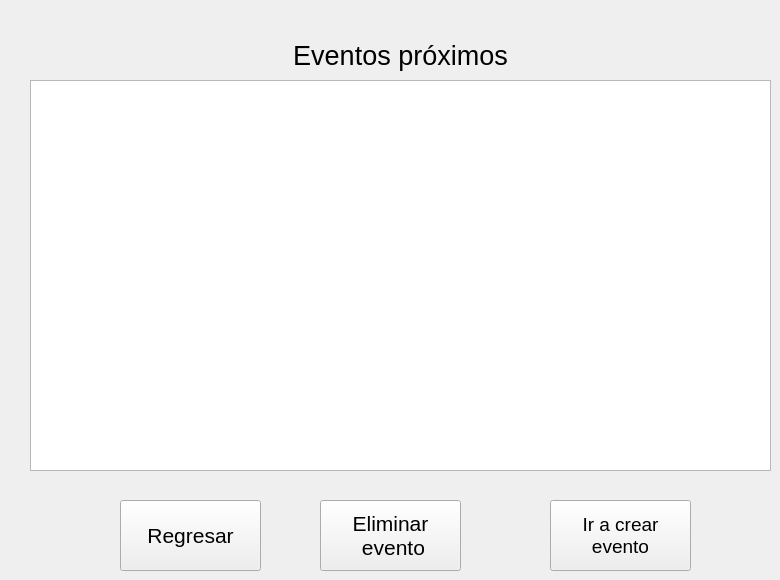
    <widget class="QWidget" name="page04_Eventos">
     <widget class="QLabel" name="label_11">
      <property name="geometry">
       <rect>
        <x>260</x>
        <y>30</y>
        <width>281</width>
        <height>51</height>
       </rect>
      </property>
      <property name="font">
       <font>
        <pointsize>20</pointsize>
       </font>
      </property>
      <property name="text">
       <string>Eventos próximos</string>
      </property>
      <property name="alignment">
       <set>Qt::AlignCenter</set>
      </property>
     </widget>
     <widget class="QPushButton" name="pushButton_Cancelar_Eventos">
      <property name="geometry">
       <rect>
        <x>120</x>
        <y>500</y>
        <width>141</width>
        <height>71</height>
       </rect>
      </property>
      <property name="font">
       <font>
        <pointsize>16</pointsize>
       </font>
      </property>
      <property name="text">
       <string>Regresar</string>
      </property>
     </widget>
     <widget class="QTableWidget" name="tablaEventos">
      <property name="geometry">
       <rect>
        <x>30</x>
        <y>80</y>
        <width>741</width>
        <height>391</height>
       </rect>
      </property>
     </widget>
     <widget class="QPushButton" name="pushButton_irCrearEvento">
      <property name="geometry">
       <rect>
        <x>550</x>
        <y>500</y>
        <width>141</width>
        <height>71</height>
       </rect>
      </property>
      <property name="font">
       <font>
        <pointsize>14</pointsize>
       </font>
      </property>
      <property name="text">
       <string>Ir a crear 
evento</string>
      </property>
     </widget>
     <widget class="QPushButton" name="pushButton_Eliminar_Evento">
      <property name="geometry">
       <rect>
        <x>320</x>
        <y>500</y>
        <width>141</width>
        <height>71</height>
       </rect>
      </property>
      <property name="font">
       <font>
        <pointsize>16</pointsize>
       </font>
      </property>
      <property name="text">
       <string>Eliminar
 evento</string>
      </property>
     </widget>
    </widget>
